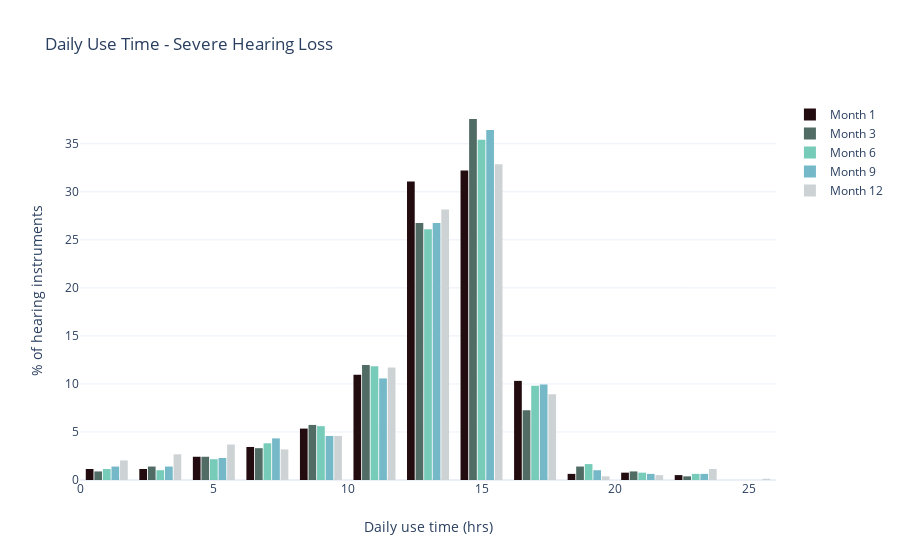

Write notebook code for a chart like this one.
### Code cell
import plotly.graph_objects as go

import numpy as np
x0 = severe['UT_1']
x1 = severe['UT_3']
x2 = severe['UT_6']
x3 = severe['UT_9']
x4 = severe['UT_12']

fig = go.Figure()
fig.add_trace(go.Histogram(
    x=x0,
    histnorm='percent',
    name='Month 1', # name used in legend and hover labels
    marker_color='#220c10', nbinsx=15,
))
fig.add_trace(go.Histogram(
    x=x1,
    histnorm='percent',
    name='Month 3',
    marker_color='#506c64', nbinsx=15,
))

fig.add_trace(go.Histogram(
    x=x2,
    histnorm='percent',
    name='Month 6', # name used in legend and hover labels
    marker_color='#77cbb9', nbinsx=15,
))
fig.add_trace(go.Histogram(
    x=x3,
    histnorm='percent',
    name='Month 9',
    marker_color='#75b8c8', nbinsx=15
))
fig.add_trace(go.Histogram(
    x=x4,
    histnorm='percent',
    name='Month 12',
    marker_color='#cdd3d5', nbinsx=15
))


fig.update_layout(
    title_text='Daily Use Time - Severe Hearing Loss ', # title of plot
    xaxis_title_text='Daily use time (hrs)', # xaxis label
    yaxis_title_text='% of hearing instruments ', # yaxis label
    bargap=0.2, # gap between bars of adjacent location coordinates
    bargroupgap=0.1, # gap between bars of the same location coordinates
    template = "plotly_white", # set template to white
)

fig.show()
print('Descriptive Statistics')
severe[['UT_1', 'UT_3', 'UT_6', 'UT_9', 'UT_12']].describe()

### Figure 1 — Plotly figure (JSON) as saved in the notebook; plotly's stock layout.template omitted (floating-point values rounded to 4 significant figures; data arrays with more than 128 entries replaced by an {"elided": "..."} marker saying what was removed)
{"data": [{"histnorm": "percent", "marker": {"color": "#220c10"}, "name": "Month 1", "nbinsx": 15, "type": "histogram", "x": {"elided": "785 float values"}}, {"histnorm": "percent", "marker": {"color": "#506c64"}, "name": "Month 3", "nbinsx": 15, "type": "histogram", "x": {"elided": "785 float values"}}, {"histnorm": "percent", "marker": {"color": "#77cbb9"}, "name": "Month 6", "nbinsx": 15, "type": "histogram", "x": {"elided": "785 float values"}}, {"histnorm": "percent", "marker": {"color": "#75b8c8"}, "name": "Month 9", "nbinsx": 15, "type": "histogram", "x": {"elided": "785 float values"}}, {"histnorm": "percent", "marker": {"color": "#cdd3d5"}, "name": "Month 12", "nbinsx": 15, "type": "histogram", "x": {"elided": "785 float values"}}], "layout": {"bargap": 0.2, "bargroupgap": 0.1, "title": {"text": "Daily Use Time - Severe Hearing Loss "}, "xaxis": {"title": {"text": "Daily use time (hrs)"}}, "yaxis": {"title": {"text": "% of hearing instruments "}}}}
